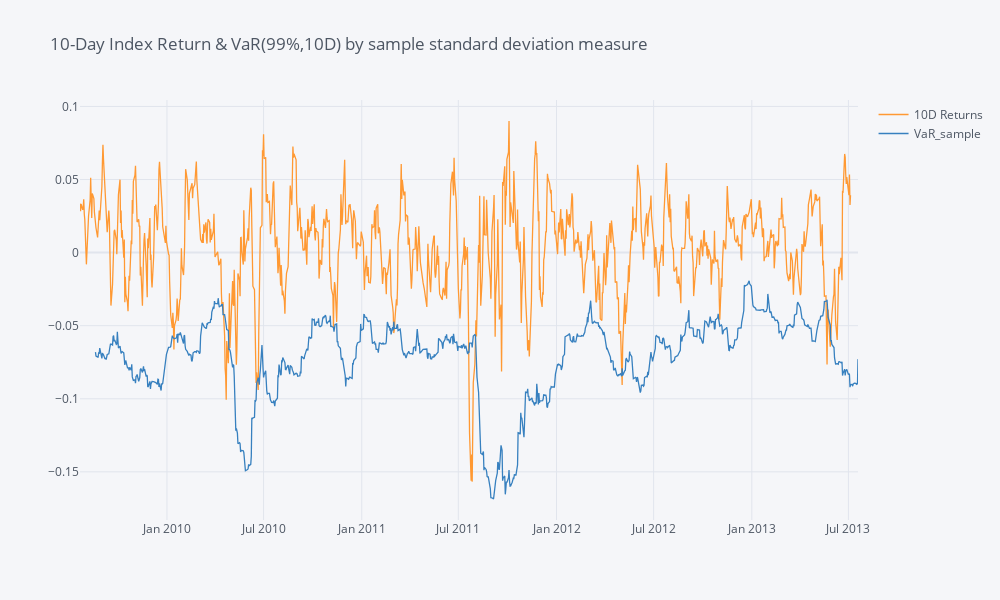

Notebook code for this chart:
### Markdown cell above
### C.3

### Code cell
# Plot 10-day index return & 10-day 99% VaR measured by using a sample standard deviation
df[['10D Returns','VaR_sample']].iplot(title=r'10-Day Index Return & VaR(99%,10D) by sample standard deviation measure')

### Figure 1 — Plotly figure (JSON) as saved in the notebook; plotly's stock layout.template omitted (floating-point values rounded to 4 significant figures; data arrays with more than 128 entries replaced by an {"elided": "..."} marker saying what was removed)
{"data": [{"line": {"color": "rgba(255, 153, 51, 1.0)", "dash": "solid", "shape": "linear", "width": 1.3}, "mode": "lines", "name": "10D Returns", "text": "", "type": "scatter", "x": {"elided": "1009 str values"}, "y": {"elided": "1009 mixed values"}}, {"line": {"color": "rgba(55, 128, 191, 1.0)", "dash": "solid", "shape": "linear", "width": 1.3}, "mode": "lines", "name": "VaR_sample", "text": "", "type": "scatter", "x": {"elided": "1009 str values"}, "y": {"elided": "1009 mixed values"}}], "layout": {"height": 600, "legend": {"bgcolor": "#F5F6F9", "font": {"color": "#4D5663"}}, "paper_bgcolor": "#F5F6F9", "plot_bgcolor": "#F5F6F9", "title": {"font": {"color": "#4D5663"}, "text": "10-Day Index Return & VaR(99%,10D) by sample standard deviation measure"}, "width": 1000, "xaxis": {"gridcolor": "#E1E5ED", "showgrid": true, "tickfont": {"color": "#4D5663"}, "title": {"font": {"color": "#4D5663"}, "text": ""}, "zerolinecolor": "#E1E5ED"}, "yaxis": {"gridcolor": "#E1E5ED", "showgrid": true, "tickfont": {"color": "#4D5663"}, "title": {"font": {"color": "#4D5663"}, "text": ""}, "zerolinecolor": "#E1E5ED"}}}
